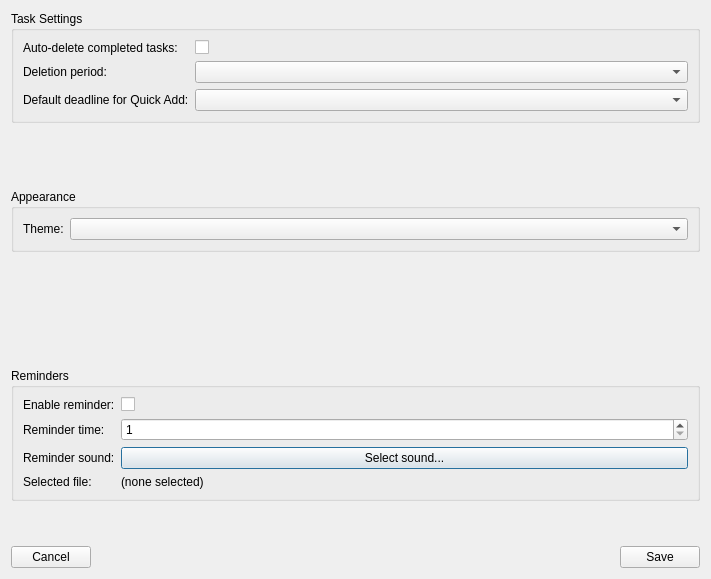
<?xml version="1.0" encoding="UTF-8"?>
<ui version="4.0">
 <class>SettingsWindow</class>
 <widget class="QDialog" name="SettingsWindow">
  <property name="geometry">
   <rect>
    <x>0</x>
    <y>0</y>
    <width>711</width>
    <height>579</height>
   </rect>
  </property>
  <property name="windowTitle">
   <string>Settings</string>
  </property>
  <layout class="QVBoxLayout" name="verticalLayout_2">
   <item>
    <layout class="QVBoxLayout" name="verticalLayout">
     <item alignment="Qt::AlignmentFlag::AlignTop">
      <widget class="QGroupBox" name="taskGroup">
       <property name="title">
        <string>Task Settings</string>
       </property>
       <layout class="QFormLayout" name="formLayout">
        <item row="1" column="0">
         <widget class="QLabel" name="labelAutoDelete">
          <property name="text">
           <string>Auto-delete completed tasks:</string>
          </property>
         </widget>
        </item>
        <item row="1" column="1">
         <widget class="QCheckBox" name="autoDeleteCheck">
          <property name="text">
           <string/>
          </property>
         </widget>
        </item>
        <item row="3" column="0">
         <widget class="QLabel" name="labelDefaultDeadline">
          <property name="text">
           <string>Default deadline for Quick Add:</string>
          </property>
         </widget>
        </item>
        <item row="3" column="1">
         <widget class="QComboBox" name="defaultDeadlineBox"/>
        </item>
        <item row="2" column="0">
         <widget class="QLabel" name="labelDeletePeriod">
          <property name="text">
           <string>Deletion period:</string>
          </property>
         </widget>
        </item>
        <item row="2" column="1">
         <widget class="QComboBox" name="deletePeriodBox"/>
        </item>
       </layout>
      </widget>
     </item>
     <item alignment="Qt::AlignmentFlag::AlignTop">
      <widget class="QGroupBox" name="appearanceGroup">
       <property name="title">
        <string>Appearance</string>
       </property>
       <layout class="QFormLayout" name="formLayout_2">
        <item row="0" column="0">
         <widget class="QLabel" name="labelTheme">
          <property name="text">
           <string>Theme:</string>
          </property>
         </widget>
        </item>
        <item row="0" column="1">
         <widget class="QComboBox" name="themeBox"/>
        </item>
       </layout>
      </widget>
     </item>
     <item alignment="Qt::AlignmentFlag::AlignTop">
      <widget class="QGroupBox" name="reminderGroup">
       <property name="title">
        <string>Reminders</string>
       </property>
       <layout class="QFormLayout" name="formLayout_3">
        <item row="0" column="1">
         <widget class="QCheckBox" name="reminderCheck">
          <property name="text">
           <string/>
          </property>
         </widget>
        </item>
        <item row="0" column="0">
         <widget class="QLabel" name="labelEnableRem">
          <property name="text">
           <string>Enable reminder:</string>
          </property>
         </widget>
        </item>
        <item row="2" column="0">
         <widget class="QLabel" name="labelReminderTime">
          <property name="text">
           <string>Reminder time:</string>
          </property>
         </widget>
        </item>
        <item row="2" column="1">
         <widget class="QSpinBox" name="reminderTimeBox">
          <property name="minimum">
           <number>1</number>
          </property>
          <property name="maximum">
           <number>1440</number>
          </property>
         </widget>
        </item>
        <item row="3" column="0">
         <widget class="QLabel" name="labelReminderSound">
          <property name="text">
           <string>Reminder sound:</string>
          </property>
         </widget>
        </item>
        <item row="3" column="1">
         <widget class="QPushButton" name="selectSoundButton">
          <property name="text">
           <string>Select sound...</string>
          </property>
         </widget>
        </item>
        <item row="4" column="0">
         <widget class="QLabel" name="labelSoundPathLabel">
          <property name="text">
           <string>Selected file:</string>
          </property>
         </widget>
        </item>
        <item row="4" column="1">
         <widget class="QLabel" name="labelSoundPath">
          <property name="text">
           <string>(none selected)</string>
          </property>
         </widget>
        </item>
       </layout>
      </widget>
     </item>
     <item>
      <layout class="QHBoxLayout" name="horizontalLayout">
       <item>
        <widget class="QPushButton" name="cancelButton">
         <property name="text">
          <string>Cancel</string>
         </property>
        </widget>
       </item>
       <item>
        <spacer name="horizontalSpacer">
         <property name="orientation">
          <enum>Qt::Orientation::Horizontal</enum>
         </property>
         <property name="sizeHint" stdset="0">
          <size>
           <width>40</width>
           <height>20</height>
          </size>
         </property>
        </spacer>
       </item>
       <item>
        <widget class="QPushButton" name="saveButton">
         <property name="text">
          <string>Save</string>
         </property>
        </widget>
       </item>
      </layout>
     </item>
    </layout>
   </item>
  </layout>
 </widget>
 <resources/>
 <connections/>
</ui>
